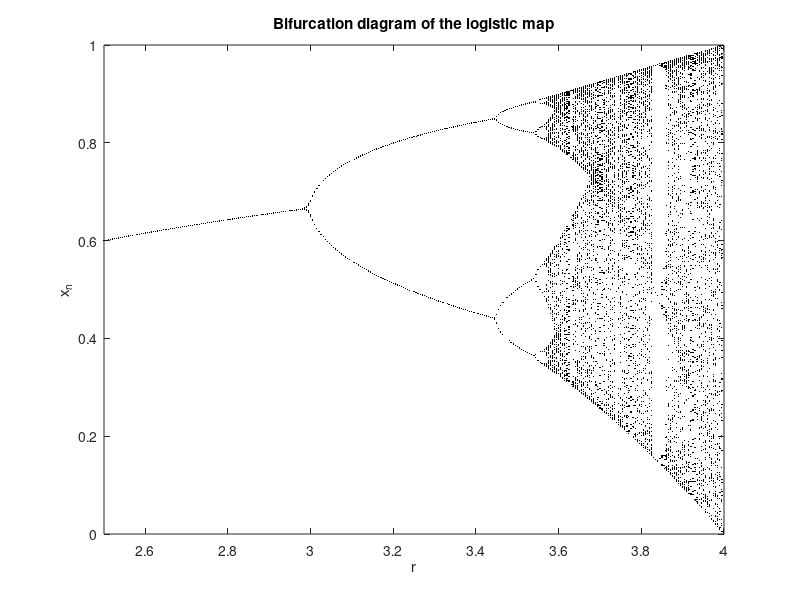

Write MATLAB code to recreate this figure.
Npre = 200; Nplot = 100;
x = zeros(Nplot,1);
for r = 2.5:0.005:4.0;
  x(1) = 0.5;
  for n = 1:Npre;
    x(1) = r*x(1)*(1 - x(1));
  end,
  for n = 1:Nplot-1;
    x(n+1) = r*x(n)*(1 - x(n));
  end,
  plot(r*ones(Nplot,1), x, 'k.', 'markersize', 2);
  hold on;
end,
title('Bifurcation diagram of the logistic map');
xlabel('r');  ylabel('x_n');
set(gca, 'xlim', [2.5 4.0]);
hold off; 